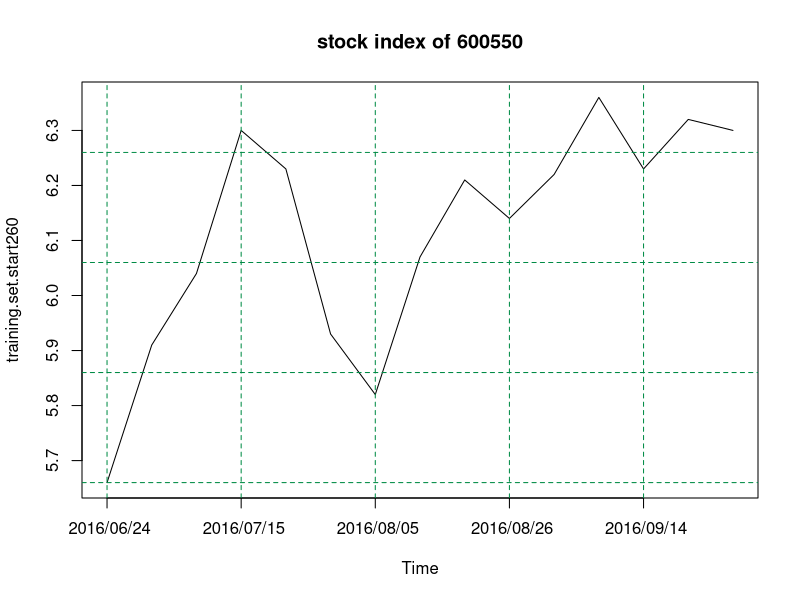
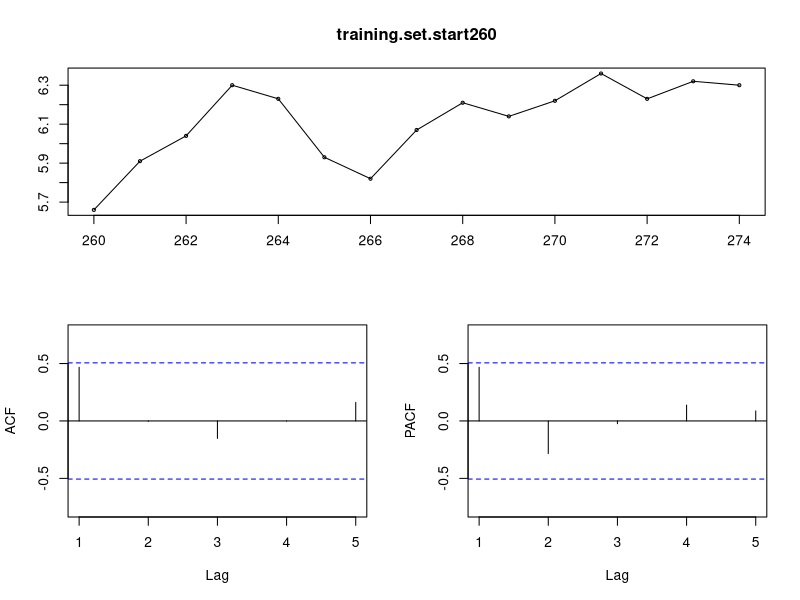
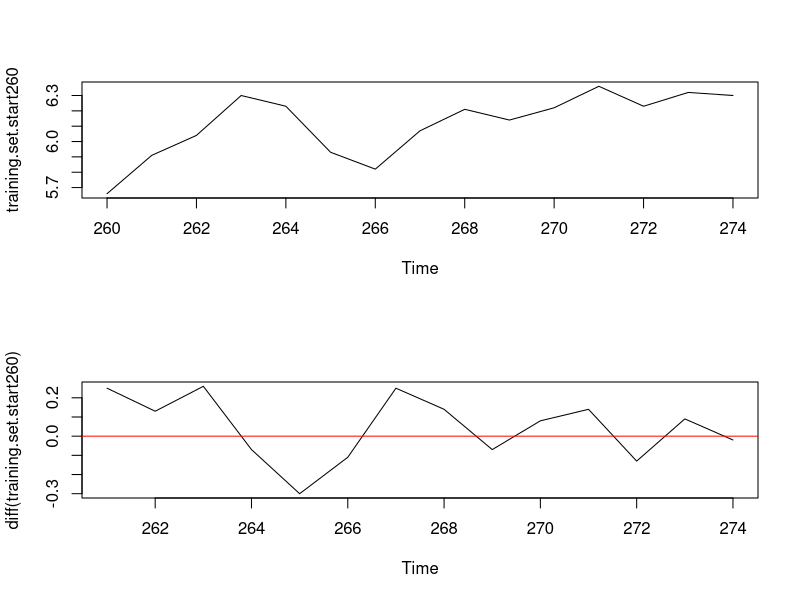
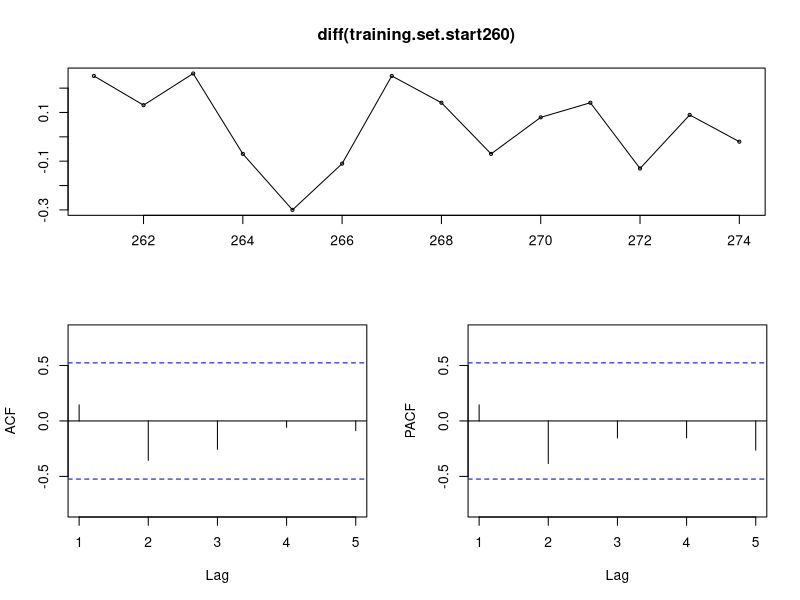
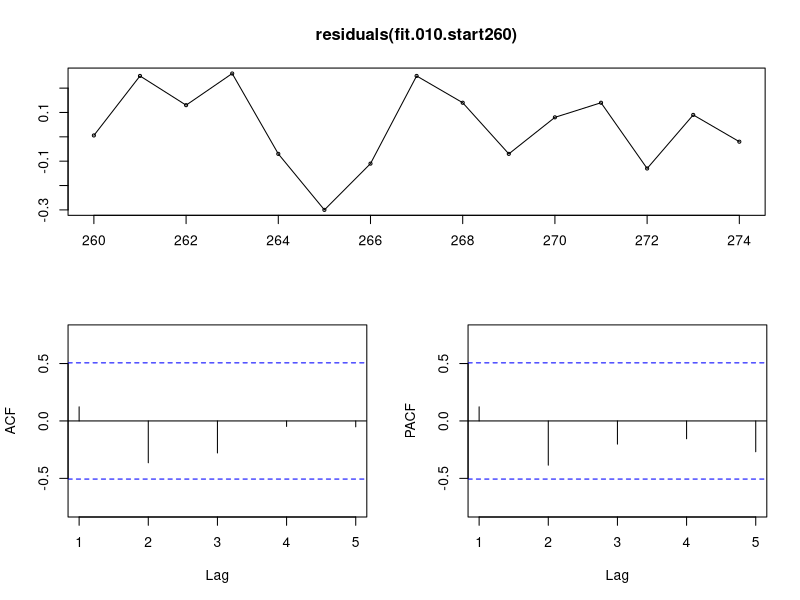

The R script that drew these images, in order: (Note: this script raises an error after producing the figures.)
## ---- chunk 1
suppressMessages(library(forecast))

setwd("d://MyR//stock//")
original.data <- read.csv("600550.csv")
# (original.data)
close.price <- as.ts(original.data[,5])

training.set.start260 <- window(close.price, start = 260, end = 274)
test.set <- window(close.price, start = 275)

training.set.start235 <- window(close.price, start = 235, end = 274)
## ---- chunk 2
# dev.off()
par(mfrow = c(1,1))

# plot(training.set.start260)
plot(training.set.start260, axes = FALSE, main = "stock index of 600550")
axis(1, 
     at = seq(tsp(training.set.start260)[1], tsp(training.set.start260)[2], 3), 
     labels = original.data[seq(tsp(training.set.start260)[1], 
                                tsp(training.set.start260)[2], 3), 1])
axis(2)
box()

abline(v = seq(tsp(training.set.start260)[1], tsp(training.set.start260)[2], 3), 
       col = "springgreen4", 
       lty = "dashed",
       lwd = par("lwd"))

abline(h = seq(min(training.set.start260) - 0.2, 
               max(training.set.start260) + 0.2, 0.2), 
       col = "springgreen4", 
       lty = "dashed",
       lwd = par("lwd"))


## ---- chunk 3

tsdisplay(training.set.start260)
## ---- chunk 4

par(mfrow = c(2,1))
plot(training.set.start260)
plot(diff(training.set.start260))
abline(h = 0, col = "red")
## ---- chunk 5

tsdisplay(diff(training.set.start260))
## ---- chunk 6

##nsdiffs(training.set.start260)
ndiffs(training.set.start260)

## ---- chunk 7

(fit.010.start260 <- Arima(training.set.start260, order = c(0,1,0)))

tsdisplay(residuals(fit.010.start260))
## ---- chunk 8

Box.test(residuals(fit.010.start260), lag=3, fitdf=0)
Box.test(residuals(fit.010.start260), lag=3, fitdf=0, type = "Lj")

## ---- chunk 9
name.aicc <- c("Arima(training.set.start260, order = c(0,1,0))$aicc",
               "Arima(training.set.start260, order = c(0,1,1))$aicc",
               "Arima(training.set.start260, order = c(0,1,2))$aicc",
               "Arima(training.set.start260, order = c(1,1,0))$aicc",
               "Arima(training.set.start260, order = c(1,1,1))$aicc",
               "Arima(training.set.start260, order = c(1,1,2))$aicc",
               "Arima(training.set.start260, order = c(2,1,0))$aicc",
               "Arima(training.set.start260, order = c(2,1,1))$aicc",
               "Arima(training.set.start260, order = c(2,1,2))$aicc",
               
               "Arima(training.set.start260, order = c(0,1,0), include.drift = TRUE)$aicc",
               "Arima(training.set.start260, order = c(0,1,1), include.drift = TRUE)$aicc",
               "Arima(training.set.start260, order = c(0,1,2), include.drift = TRUE)$aicc",
               "Arima(training.set.start260, order = c(1,1,0), include.drift = TRUE)$aicc",
               "Arima(training.set.start260, order = c(1,1,1), include.drift = TRUE)$aicc",
               "Arima(training.set.start260, order = c(1,1,2), include.drift = TRUE)$aicc",
               "Arima(training.set.start260, order = c(2,1,0), include.drift = TRUE)$aicc",
               "Arima(training.set.start260, order = c(2,1,1), include.drift = TRUE)$aicc",
               "Arima(training.set.start260, order = c(2,1,2), include.drift = TRUE)$aicc"
               
)

aicc <- unlist(lapply(lapply(name.aicc, parse, file = "", n = NULL), eval))

name <-  substr(name.aicc, 1, nchar(name.aicc) - 5)

df <- data.frame(name = sub("training.set","",name), 
                 aicc = round(aicc, digits = 3))

(df[order(df$aicc),])

## ---- chunk 10

auto.arima(training.set.start260, stepwise = FALSE, approximation = FALSE)
## ---- chunk 11
# dev.off()
par(mfrow = c(1,1))

plot(residuals(fit.010.start260), axes = FALSE, main = "Arima(0,1,0)")
abline(h = 0, col = "red")
axis(1, 
     at = seq(tsp(training.set.start260)[1], tsp(training.set.start260)[2], 3), 
     labels = original.data[seq(tsp(training.set.start260)[1], 
                                tsp(training.set.start260)[2], 3), 1])
axis(2)
box()
## ---- chunk 12
# dev.off()
par(mfrow = c(1,1))

plot(as.numeric(residuals(fit.010.start260)) ~ as.numeric(fitted(fit.010.start260)), 
     main = "Arima(0,1,0)")
abline(h = 0, col = "red")



## ---- chunk 13
# dev.off()
par(mfrow = c(1,1))

qqnorm(residuals(fit.010.start260), main = "Arima(0,1,0)")
qqline(residuals(fit.010.start260))

## ---- chunk 14
# dev.off()

par(mfrow = c(1,1))


fc.arima.start260 <- forecast(fit.010.start260, h = length(test.set), level = 60)

ylim.upper <- max(c(fc.arima.start260$upper, 
                    fc.arima.start260$x)) + 0.2

ylim.lower <- min(c(fc.arima.start260$lower, 
                    fc.arima.start260$x)) - 0.2


plot(fc.arima.start260, ylim = c(ylim.lower, ylim.upper),
     type = "o", plot.conf = TRUE, shaded = FALSE, pi.col = "purple",
     axes = FALSE, main = "Arima(0,1,0)")
lines(test.set, type = "o",col = "red")

axis(1, at = seq(tsp(training.set.start260)[1], tsp(close.price)[2], 3), 
     labels = original.data[seq(tsp(training.set.start260)[1], tsp(close.price)[2], 3), 1])
axis(2)
box()

abline(v = seq(tsp(training.set.start260)[1], tsp(close.price)[2], 3), 
       col = "springgreen4", 
       lty = "dotted",
       lwd = par("lwd"))

abline(h = seq(ylim.lower, ylim.upper, 0.2), 
       col = "springgreen4", 
       lty = "dotted",
       lwd = par("lwd"))


## ---- chunk 15
# dev.off()
par(mfrow = c(1,1))


# plot(training.set.start260)
plot(training.set.start235, axes = FALSE, main = "stock index of 600550")
axis(1, at = seq(tsp(training.set.start235)[1], tsp(training.set.start235)[2], 5), 
     labels = original.data[seq(tsp(training.set.start235)[1], tsp(training.set.start235)[2], 5), 1])
axis(2)
box()

abline(v = seq(tsp(training.set.start235)[1], tsp(training.set.start235)[2], 5), 
       col = "springgreen4", 
       lty = "dashed",
       lwd = par("lwd"))

abline(h = seq(min(training.set.start235) - 0.1, 
               max(training.set.start235) + 0.1, 0.3), 
       col = "springgreen4", 
       lty = "dashed",
       lwd = par("lwd"))


## ---- chunk 16
tsdisplay(training.set.start235)
## ---- chunk 17
par(mfrow = c(2,1))
plot(training.set.start235)
plot(diff(training.set.start235))
abline(h = 0, col = "red")
## ---- chunk 18
tsdisplay(diff(training.set.start235))
## ---- chunk 19
##nsdiffs(training.set.start235)
ndiffs(training.set.start235)

## ---- chunk 20

(fit.010.start235 <- Arima(training.set.start235, order = c(0,1,0)))

tsdisplay(residuals(fit.010.start235))
## ---- chunk 21

Box.test(residuals(fit.010.start235), lag=8, fitdf=0)
Box.test(residuals(fit.010.start235), lag=8, fitdf=0, type = "Lj")

## ---- chunk 22
name.aicc <- c("Arima(training.set.start235, order = c(0,1,0))$aicc",
               "Arima(training.set.start235, order = c(0,1,1))$aicc",
               "Arima(training.set.start235, order = c(0,1,2))$aicc",
               
               "Arima(training.set.start235, order = c(1,1,0))$aicc",
               "Arima(training.set.start235, order = c(1,1,1))$aicc",
               "Arima(training.set.start235, order = c(1,1,2))$aicc",
               
               "Arima(training.set.start235, order = c(2,1,0))$aicc",
               "Arima(training.set.start235, order = c(2,1,1))$aicc",
               "Arima(training.set.start235, order = c(2,1,2))$aicc",
               
               "Arima(training.set.start235, order = c(0,1,0), include.drift = TRUE)$aicc",
               "Arima(training.set.start235, order = c(0,1,1), include.drift = TRUE)$aicc",
               "Arima(training.set.start235, order = c(0,1,2), include.drift = TRUE)$aicc",
               
               "Arima(training.set.start235, order = c(1,1,0), include.drift = TRUE)$aicc",
               "Arima(training.set.start235, order = c(1,1,1), include.drift = TRUE)$aicc",
               "Arima(training.set.start235, order = c(1,1,2), include.drift = TRUE)$aicc",
               
               "Arima(training.set.start235, order = c(2,1,0), include.drift = TRUE)$aicc",
               "Arima(training.set.start235, order = c(2,1,1), include.drift = TRUE)$aicc",
               "Arima(training.set.start235, order = c(2,1,2), include.drift = TRUE)$aicc"
               
)

aicc <- unlist(lapply(lapply(name.aicc, parse, file = "", n = NULL), eval))

name <-  substr(name.aicc, 1, nchar(name.aicc) - 5)

df <- data.frame(name = sub("training.set","",name), 
                 aicc = round(aicc, digits = 3))

(df[order(df$aicc),])

## ---- chunk 23

auto.arima(training.set.start235,  stepwise = FALSE, approximation = FALSE)

## ---- chunk 24

(fit.011.start235 <- Arima(training.set.start235, order = c(0,1,1)))

tsdisplay(residuals(fit.011.start235))
## ---- chunk 25

Box.test(residuals(fit.011.start235), lag=8, fitdf=1)
Box.test(residuals(fit.011.start235), lag=8, fitdf=1, type = "Lj")

## ---- chunk 26
# dev.off()
par(mfrow = c(1,1))

plot(residuals(fit.011.start235), axes = FALSE, main = "Arima(0,1,1)")
abline(h = 0, col = "red")
axis(1, 
     at = seq(tsp(training.set.start235)[1], tsp(training.set.start235)[2], 5), 
     labels = original.data[seq(tsp(training.set.start235)[1], 
                                tsp(training.set.start235)[2], 5), 1])
axis(2)
box()
## ---- chunk 27
# dev.off()
par(mfrow = c(1,1))

plot(as.numeric(residuals(fit.011.start235)) ~ as.numeric(fitted(fit.011.start235)), 
     main = "Arima(0,1,1)")
abline(h = 0, col = "red")



## ---- chunk 28
# dev.off()
par(mfrow = c(1,1))

qqnorm(residuals(fit.011.start235), main = "Arima(0,1,1)")
qqline(residuals(fit.011.start235))

## ---- chunk 29
# dev.off()

par(mfrow = c(1,1))


fc.arima.start235 <- forecast(fit.011.start235, h = length(test.set), level = 60)

ylim.upper <- max(c(fc.arima.start235$upper, 
                    fc.arima.start235$x)) + 0.1

ylim.lower <- min(c(fc.arima.start235$lower, 
                    fc.arima.start235$x)) - 0.1

plot(fc.arima.start235, ylim = c(ylim.lower, ylim.upper),
     type = "o", plot.conf = TRUE, shaded = FALSE, pi.col = "purple",
     axes = FALSE, main = "Arima(0,1,1)")
lines(test.set, type = "o",col = "red")

axis(1, at = seq(tsp(training.set.start235)[1], tsp(close.price)[2], 5), 
     labels = original.data[seq(tsp(training.set.start235)[1], tsp(close.price)[2], 5), 1])
axis(2)
box()

abline(v = seq(tsp(training.set.start235)[1], tsp(close.price)[2], 5), 
       col = "springgreen4", 
       lty = "dotted",
       lwd = par("lwd"))

abline(h = seq(ylim.lower, ylim.upper, 0.3), 
       col = "springgreen4", 
       lty = "dotted",
       lwd = par("lwd"))


## ---- chunk 30
fit.holt.start260 <- holt(training.set.start260, 
                          h = length(test.set),  
                          level = 60)

df.training.set.comparison <- rbind(accuracy(fit.010.start260),
            accuracy(fit.011.start235),
            accuracy(fit.holt.start260))

row.names(df.training.set.comparison) <- c("Arima(0,1,0) 2016-6", 
                                           "Arima(0,1,1) 2015-12",
                                           "Holt model 2016-6")
print(round(df.training.set.comparison, 3))


## ---- chunk 31

Box.test(residuals(fit.010.start260), lag=3, fitdf=0)
Box.test(residuals(fit.010.start260), lag=3, fitdf=0, type = "Lj")

Box.test(residuals(fit.011.start235), lag=8, fitdf=1)
Box.test(residuals(fit.011.start235), lag=8, fitdf=1, type = "Lj")

Box.test(residuals(fit.holt.start260), lag=3, fitdf=2)
Box.test(residuals(fit.holt.start260), lag=3, fitdf=2, type = "Lj")
## ---- chunk 32
# dev.off()
par(mfrow = c(1,3))

plot(as.numeric(residuals(fit.010.start260)) ~ as.numeric(fitted(fit.010.start260)), 
     main = "Arima(0,1,0) model for data between 2016-6 and 2016-9")
abline(h = 0, col = "red")

plot(as.numeric(residuals(fit.011.start235)) ~ as.numeric(fitted(fit.011.start235)), 
     main = "Arima(0,1,1) model for data between 2015-12 and 2016-9")
abline(h = 0, col = "red")

plot(as.numeric(residuals(fit.holt.start260)) ~ as.numeric(fitted(fit.holt.start260)), 
     main = "Holt model for data between 2016-6 and 2016-9")
abline(h = 0, col = "red")

## ---- chunk 33
# dev.off()
par(mfrow = c(1,3))

qqnorm(residuals(fit.010.start260), main = "Arima(0,1,0) model for data between 2016-6 and 2016-9")
qqline(residuals(fit.010.start260))

qqnorm(residuals(fit.011.start235), main = "Arima(0,1,1) model for data between 2015-12 and 2016-9")
qqline(residuals(fit.011.start235))

qqnorm(residuals(fit.holt.start260), main = "Holt model for data between 2016-6 and 2016-9")
qqline(residuals(fit.holt.start260))

## ---- chunk 34
df.test.set.comparison <- rbind(
        accuracy(forecast(fit.010.start260, h = length(test.set)), test.set)[2,],
        accuracy(forecast(fit.011.start235, h = length(test.set)), test.set)[2,],
        accuracy(forecast(fit.holt.start260, h = length(test.set)), test.set)[2,])

row.names(df.test.set.comparison) <- c("Arima(0,1,0) 2016-6", 
                                       "Arima(0,1,1) 2015-12",
                                       "Holt model 2016-6")
print(round(df.test.set.comparison, 3))


## ---- chunk 35
# dev.off()

ylim.upper.comparison <- max(c(fc.arima.start235$upper, 
                    fc.arima.start235$x,
                    fc.arima.start260$upper,
                    fit.holt.start260$upper)) + 0.1

ylim.lower.comparison <- min(c(fc.arima.start235$lower, 
                    fc.arima.start235$x,
                    fc.arima.start260$lower,
                    fit.holt.start260$lower)) - 0.1


par(mfrow = c(1,3))


plot(fc.arima.start260, 
     ylim = c(ylim.lower.comparison, ylim.upper.comparison),
     type = "o", plot.conf = TRUE, shaded = FALSE, pi.col = "purple",
     axes = FALSE, main = "Arima(0,1,0) model for data between 2016-6 and 2016-9")
lines(test.set, col = "red")

axis(1, at = seq(tsp(training.set.start260)[1], length(close.price), 5), 
     labels = FALSE)

text(seq(tsp(training.set.start260)[1], length(close.price), 5), 
     par("usr")[3] - 0.1, 
     labels = original.data[seq(tsp(training.set.start260)[1], length(close.price), 5), 1], 
     srt = 45, 
     pos = 1, 
     xpd = TRUE)

axis(2)
box()

abline(v = seq(tsp(training.set.start260)[1], length(close.price), 5), 
       col = "springgreen4", 
       lty = "dotted",
       lwd = par("lwd"))

abline(h = seq(ylim.lower.comparison, ylim.upper.comparison, 0.5), 
       col = "springgreen4", 
       lty = "dotted",
       lwd = par("lwd"))



###"Arima(0,1,1) model for data between 2015-12 and 2016-9"
plot(fc.arima.start235, 
     ylim = c(ylim.lower.comparison, ylim.upper.comparison),
     type = "o", plot.conf = TRUE, shaded = FALSE, pi.col = "purple",
     axes = FALSE, main = "Arima(0,1,1) model for data between 2015-12 and 2016-9")
lines(test.set, col = "red")
axis(1, at = seq(tsp(training.set.start235)[1], length(close.price), 5), 
     labels = FALSE)

text(seq(tsp(training.set.start235)[1], length(close.price), 5), 
     par("usr")[3] - 0.1, 
     labels = original.data[seq(tsp(training.set.start235)[1], length(close.price), 5), 1], 
     srt = 45, 
     pos = 1, 
     xpd = TRUE)


axis(2)
box()

abline(v = seq(tsp(training.set.start235)[1], length(close.price), 5), 
       col = "springgreen4", 
       lty = "dotted",
       lwd = par("lwd"))

abline(h = seq(ylim.lower.comparison, ylim.upper.comparison, 0.5), 
       col = "springgreen4", 
       lty = "dotted",
       lwd = par("lwd"))

###"Holt model for data between 2016-6 and 2016-9"

plot(fit.holt.start260, 
     ylim = c(ylim.lower.comparison, ylim.upper.comparison),
     type = "o", plot.conf = TRUE, shaded = FALSE, pi.col = "purple",
     axes = FALSE, main = "Holt model for data between 2016-6 and 2016-9")
lines(test.set, col = "red")

axis(1, at = seq(tsp(training.set.start260)[1], length(close.price), 5), 
     labels = FALSE)

text(seq(tsp(training.set.start260)[1], length(close.price), 5), 
     par("usr")[3] - 0.1, 
     labels = original.data[seq(tsp(training.set.start260)[1], length(close.price), 5), 1], 
     srt = 45, 
     pos = 1, 
     xpd = TRUE)

axis(2)
box()

abline(v = seq(tsp(training.set.start260)[1], length(close.price), 5), 
       col = "springgreen4", 
       lty = "dotted",
       lwd = par("lwd"))

abline(h = seq(ylim.lower.comparison, ylim.upper.comparison, 0.5), 
       col = "springgreen4", 
       lty = "dotted",
       lwd = par("lwd"))


## ---- chunk 36

review.length <- 5

refined.training.set.last5weeks <- 
        window(close.price, start = 260, end = length(close.price) - review.length)

refined.test.set.last5weeks <- 
        window(close.price, start = length(close.price) - review.length + 1)

## ---- chunk 37
tsdisplay(refined.training.set.last5weeks)
## ---- chunk 38

par(mfrow = c(2,1))
plot(refined.training.set.last5weeks)
plot(diff(refined.training.set.last5weeks))
abline(h = 0, col = "red")
## ---- chunk 39

tsdisplay(diff(refined.training.set.last5weeks))
## ---- chunk 40

##nsdiffs(refined.training.set.last5weeks)
ndiffs(refined.training.set.last5weeks)

## ---- chunk 41

(fit.010.last5weeks <- Arima(refined.training.set.last5weeks, order = c(0,1,0)))

tsdisplay(residuals(fit.010.last5weeks))

## ---- chunk 42

Box.test(residuals(fit.010.last5weeks), lag=4, fitdf=0)
Box.test(residuals(fit.010.last5weeks), lag=4, fitdf=0, type = "Lj")

## ---- chunk 43
name.aicc <- c("Arima(refined.training.set.last5weeks, order = c(0,1,0))$aicc",
               "Arima(refined.training.set.last5weeks, order = c(0,1,1))$aicc",
               "Arima(refined.training.set.last5weeks, order = c(0,1,2))$aicc",
               "Arima(refined.training.set.last5weeks, order = c(0,1,3))$aicc",
               
               "Arima(refined.training.set.last5weeks, order = c(1,1,0))$aicc",
               "Arima(refined.training.set.last5weeks, order = c(1,1,1))$aicc",
               "Arima(refined.training.set.last5weeks, order = c(1,1,2))$aicc",
               "Arima(refined.training.set.last5weeks, order = c(1,1,3))$aicc",
               
               "Arima(refined.training.set.last5weeks, order = c(2,1,0))$aicc",
               "Arima(refined.training.set.last5weeks, order = c(2,1,1))$aicc",
               "Arima(refined.training.set.last5weeks, order = c(2,1,2))$aicc",
               "Arima(refined.training.set.last5weeks, order = c(2,1,3))$aicc",
               
               "Arima(refined.training.set.last5weeks, order = c(3,1,0))$aicc",
               "Arima(refined.training.set.last5weeks, order = c(3,1,1))$aicc",
               "Arima(refined.training.set.last5weeks, order = c(3,1,2))$aicc",
               "Arima(refined.training.set.last5weeks, order = c(3,1,3))$aicc",
               
               "Arima(refined.training.set.last5weeks, order = c(0,1,0), include.drift = TRUE)$aicc",
               "Arima(refined.training.set.last5weeks, order = c(0,1,1), include.drift = TRUE)$aicc",
               "Arima(refined.training.set.last5weeks, order = c(0,1,2), include.drift = TRUE)$aicc",
               "Arima(refined.training.set.last5weeks, order = c(0,1,3), include.drift = TRUE)$aicc",
               
               "Arima(refined.training.set.last5weeks, order = c(1,1,0), include.drift = TRUE)$aicc",
               "Arima(refined.training.set.last5weeks, order = c(1,1,1), include.drift = TRUE)$aicc",
               "Arima(refined.training.set.last5weeks, order = c(1,1,2), include.drift = TRUE)$aicc",
               "Arima(refined.training.set.last5weeks, order = c(1,1,3), include.drift = TRUE)$aicc",
               
               "Arima(refined.training.set.last5weeks, order = c(2,1,0), include.drift = TRUE)$aicc",
               "Arima(refined.training.set.last5weeks, order = c(2,1,1), include.drift = TRUE)$aicc",
               "Arima(refined.training.set.last5weeks, order = c(2,1,2), include.drift = TRUE)$aicc",
               "Arima(refined.training.set.last5weeks, order = c(2,1,3), include.drift = TRUE)$aicc",
               
               "Arima(refined.training.set.last5weeks, order = c(3,1,0), include.drift = TRUE)$aicc",
               "Arima(refined.training.set.last5weeks, order = c(3,1,1), include.drift = TRUE)$aicc",
               "Arima(refined.training.set.last5weeks, order = c(3,1,2), include.drift = TRUE)$aicc",
               "Arima(refined.training.set.last5weeks, order = c(3,1,3), include.drift = TRUE)$aicc"
)

aicc <- unlist(lapply(lapply(name.aicc, parse, file = "", n = NULL), eval))

name <-  substr(name.aicc, 1, nchar(name.aicc) - 5)

df <- data.frame(name = sub("refined.training.set","",name), 
                 aicc = round(aicc, digits = 3))

(df[order(df$aicc),])

## ---- chunk 44

auto.arima(refined.training.set.last5weeks, stepwise = FALSE, approximation = FALSE)
                       
## ---- chunk 45
# dev.off()
par(mfrow = c(1,1))

plot(residuals(fit.010.last5weeks), axes = FALSE, main = "Arima(0,1,0)")
abline(h = 0, col = "red")
axis(1, 
     at = seq(tsp(refined.training.set.last5weeks)[1], tsp(refined.training.set.last5weeks)[2], 5), 
     labels = original.data[seq(tsp(refined.training.set.last5weeks)[1], 
                                tsp(refined.training.set.last5weeks)[2], 5), 1])
axis(2)
box()
## ---- chunk 46
# dev.off()
par(mfrow = c(1,1))

plot(as.numeric(residuals(fit.010.last5weeks)) ~ as.numeric(fitted(fit.010.last5weeks)), 
     main = "Arima(0,1,0)")
abline(h = 0, col = "red")



## ---- chunk 47
# dev.off()
par(mfrow = c(1,1))

qqnorm(residuals(fit.010.last5weeks), main = "Arima(0,1,0)")
qqline(residuals(fit.010.last5weeks))

## ---- chunk 48
refined.fc.arima.last5weeks <- forecast(fit.010.last5weeks, #h = 70, 
                          h = review.length,  
                          level = c(80,95))


ylim.upper.last5weeks <- max(c(refined.fc.arima.last5weeks$upper, 
                    refined.fc.arima.last5weeks$x)) + 0.1


ylim.lower.last5weeks <- min(c(refined.fc.arima.last5weeks$lower, 
                    refined.fc.arima.last5weeks$x)) - 0.1

plot(refined.fc.arima.last5weeks, 
     ylim = c(ylim.lower.last5weeks, ylim.upper.last5weeks),
     type = "o", plot.conf = TRUE, shaded = TRUE, 
     fcol = "red", pi.col = "red",
     axes = FALSE, main = "Forecast for the last 5 weeks using Arima(0,1,0) model")

lines(fitted(refined.fc.arima.last5weeks), col = "red")

lines(window(close.price, start = tsp(refined.training.set.last5weeks)[1]), 
      type = "o")

axis(1, at = seq(tsp(refined.training.set.last5weeks)[1], length(close.price), 5), 
     labels = original.data[seq(tsp(refined.training.set.last5weeks)[1], length(close.price), 5), 1])
axis(2)
box()

abline(v = seq(tsp(refined.fc.arima.last5weeks$x)[1], length(close.price), 5), 
       col = "springgreen4", 
       lty = "dotted",
       lwd = par("lwd"))

abline(h = seq(ylim.lower.last5weeks, ylim.upper.last5weeks, 0.3), 
       col = "springgreen4", 
       lty = "dotted",
       lwd = par("lwd"))


summary(refined.fc.arima.last5weeks)

## ---- chunk 49

refined.dataset.last.week <- window(close.price, start = 260, end = length(close.price) - 1)

## ---- chunk 50

tsdisplay(refined.dataset.last.week)
## ---- chunk 51

par(mfrow = c(2,1))
plot(refined.dataset.last.week)
plot(diff(refined.dataset.last.week))
abline(h = 0, col = "red")
## ---- chunk 52

tsdisplay(diff(refined.dataset.last.week))
## ---- chunk 53

##nsdiffs(refined.dataset.last.week)
ndiffs(refined.dataset.last.week)

## ---- chunk 54

(fit.010.start260.last.week <- Arima(refined.dataset.last.week, order = c(0,1,0)))

tsdisplay(residuals(fit.010.start260.last.week))
## ---- chunk 55

Box.test(residuals(fit.010.start260.last.week), lag=4, fitdf=0)
Box.test(residuals(fit.010.start260.last.week), lag=4, fitdf=0, type = "Lj")

## ---- chunk 56
name.aicc <- c("Arima(refined.dataset.last.week, order = c(0,1,0))$aicc",
               "Arima(refined.dataset.last.week, order = c(0,1,1))$aicc",
               "Arima(refined.dataset.last.week, order = c(0,1,2))$aicc",
               "Arima(refined.dataset.last.week, order = c(0,1,3))$aicc",
               
               "Arima(refined.dataset.last.week, order = c(1,1,0))$aicc",
               "Arima(refined.dataset.last.week, order = c(1,1,1))$aicc",
               "Arima(refined.dataset.last.week, order = c(1,1,2))$aicc",
               "Arima(refined.dataset.last.week, order = c(1,1,3))$aicc",
               
               "Arima(refined.dataset.last.week, order = c(2,1,0))$aicc",
               "Arima(refined.dataset.last.week, order = c(2,1,1))$aicc",
               "Arima(refined.dataset.last.week, order = c(2,1,2))$aicc",
               "Arima(refined.dataset.last.week, order = c(2,1,3))$aicc",
               
               "Arima(refined.dataset.last.week, order = c(3,1,0))$aicc",
               "Arima(refined.dataset.last.week, order = c(3,1,1))$aicc",
               "Arima(refined.dataset.last.week, order = c(3,1,2))$aicc",
               "Arima(refined.dataset.last.week, order = c(3,1,3))$aicc",
               
               "Arima(refined.dataset.last.week, order = c(0,1,0), include.drift = TRUE)$aicc",
               "Arima(refined.dataset.last.week, order = c(0,1,1), include.drift = TRUE)$aicc",
               "Arima(refined.dataset.last.week, order = c(0,1,2), include.drift = TRUE)$aicc",
               "Arima(refined.dataset.last.week, order = c(0,1,3), include.drift = TRUE)$aicc",
               
               "Arima(refined.dataset.last.week, order = c(1,1,0), include.drift = TRUE)$aicc",
               "Arima(refined.dataset.last.week, order = c(1,1,1), include.drift = TRUE)$aicc",
               "Arima(refined.dataset.last.week, order = c(1,1,2), include.drift = TRUE)$aicc",
               "Arima(refined.dataset.last.week, order = c(1,1,3), include.drift = TRUE)$aicc",
               
               "Arima(refined.dataset.last.week, order = c(2,1,0), include.drift = TRUE)$aicc",
               "Arima(refined.dataset.last.week, order = c(2,1,1), include.drift = TRUE)$aicc",
               "Arima(refined.dataset.last.week, order = c(2,1,2), include.drift = TRUE)$aicc",
               "Arima(refined.dataset.last.week, order = c(2,1,3), include.drift = TRUE)$aicc",
               
               "Arima(refined.dataset.last.week, order = c(3,1,0), include.drift = TRUE)$aicc",
               "Arima(refined.dataset.last.week, order = c(3,1,1), include.drift = TRUE)$aicc",
               "Arima(refined.dataset.last.week, order = c(3,1,2), include.drift = TRUE)$aicc",
               "Arima(refined.dataset.last.week, order = c(3,1,3), include.drift = TRUE)$aicc"
               
)

aicc <- unlist(lapply(lapply(name.aicc, parse, file = "", n = NULL), eval))

name <-  substr(name.aicc, 1, nchar(name.aicc) - 5)

df <- data.frame(name = sub("refined.dataset","",name), 
                 aicc = round(aicc, digits = 3))

(df[order(df$aicc),])

## ---- chunk 57

auto.arima(refined.dataset.last.week, stepwise = FALSE, approximation = FALSE)
## ---- chunk 58

(fit.211.start260.last.week <- 
         Arima(refined.dataset.last.week, order = c(2,1,1), include.drift = TRUE))

tsdisplay(residuals(fit.211.start260.last.week))

## ---- chunk 59

(fit.010.start260.last.week <- Arima(refined.dataset.last.week, order = c(0,1,0)))


tsdisplay(residuals(fit.010.start260.last.week))

## ---- chunk 60

Box.test(residuals(fit.211.start260.last.week), lag=4, fitdf=3)
Box.test(residuals(fit.211.start260.last.week), lag=4, fitdf=3, type = "Lj")

## ---- chunk 61

Box.test(residuals(fit.010.start260.last.week), lag=4, fitdf=0)
Box.test(residuals(fit.010.start260.last.week), lag=4, fitdf=0, type = "Lj")

## ---- chunk 62
# dev.off()
par(mfrow = c(1,2))

plot(residuals(fit.211.start260.last.week), axes = FALSE, main = "Arima(2,1,1)")
abline(h = 0, col = "red")
axis(1, 
     at = seq(tsp(refined.dataset.last.week)[1], tsp(refined.dataset.last.week)[2], 5), 
     labels = original.data[seq(tsp(refined.dataset.last.week)[1], 
                                tsp(refined.dataset.last.week)[2], 5), 1])
axis(2)
box()

plot(residuals(fit.010.start260.last.week), axes = FALSE, main = "Arima(0,1,0)")
abline(h = 0, col = "red")
axis(1, 
     at = seq(tsp(refined.dataset.last.week)[1], tsp(refined.dataset.last.week)[2], 5), 
     labels = original.data[seq(tsp(refined.dataset.last.week)[1], 
                                tsp(refined.dataset.last.week)[2], 5), 1])
axis(2)
box()
## ---- chunk 63
# dev.off()
par(mfrow = c(1,2))

plot(as.numeric(residuals(fit.211.start260.last.week)) ~ as.numeric(fitted(fit.211.start260.last.week)), 
     main = "Arima(2,1,1)")
abline(h = 0, col = "red")

plot(as.numeric(residuals(fit.010.start260.last.week)) ~ as.numeric(fitted(fit.010.start260.last.week)), 
     main = "Arima(0,1,0)")
abline(h = 0, col = "red")


## ---- chunk 64
# dev.off()
par(mfrow = c(1,2))

qqnorm(residuals(fit.211.start260.last.week), main = "Arima(2,1,1)")
qqline(residuals(fit.211.start260.last.week))

qqnorm(residuals(fit.010.start260.last.week), main = "Arima(0,1,0)")
qqline(residuals(fit.010.start260.last.week))

## ---- chunk 65
refined.fc.arima.211.last.week <- forecast(fit.211.start260.last.week, 
                          h = 1,  
                          level = 80)

refined.fc.arima.010.last.week <- forecast(fit.010.start260.last.week, 
                          h = 1,  
                          level = 80)

ylim.upper <- max(c(refined.fc.arima.211.last.week$upper, 
                    refined.fc.arima.211.last.week$x,
                    refined.fc.arima.010.last.week$upper)) + 0.1


ylim.lower <- min(c(refined.fc.arima.211.last.week$lower, 
                    refined.fc.arima.211.last.week$x,
                    refined.fc.arima.010.last.week$lower)) - 0.1

par(mfrow = c(1,2))

plot(refined.fc.arima.211.last.week, ylim = c(ylim.lower, ylim.upper),
     type = "o", plot.conf = TRUE, shaded = FALSE, 
     fcol = "red", pi.col = "red",
     axes = FALSE, main = "Forecast for last week using Arima(2,1,1) model")

lines(fitted(refined.fc.arima.211.last.week), col = "red")

lines(window(close.price, start = tsp(refined.dataset.last.week)[1]), 
      type = "o")

axis(1, at = seq(tsp(refined.fc.arima.211.last.week$x)[1], length(close.price), 5), 
     labels = original.data[seq(tsp(refined.fc.arima.211.last.week$x)[1], length(close.price), 5), 1])
axis(2)
box()

abline(v = seq(tsp(refined.fc.arima.211.last.week$x)[1], length(close.price), 5), 
       col = "springgreen4", 
       lty = "dotted",
       lwd = par("lwd"))

abline(h = seq(ylim.lower, ylim.upper, 0.3), 
       col = "springgreen4", 
       lty = "dotted",
       lwd = par("lwd"))


summary(refined.fc.arima.211.last.week)

plot(refined.fc.arima.010.last.week, ylim = c(ylim.lower, ylim.upper),
     type = "o", plot.conf = TRUE, shaded = FALSE, 
     fcol = "red", pi.col = "red",
     axes = FALSE, main = "Forecast for last week using Arima(0,1,0) model")

lines(fitted(refined.fc.arima.010.last.week), col = "red")

lines(window(close.price, start = tsp(refined.dataset.last.week)[1]), 
      type = "o")

axis(1, at = seq(tsp(refined.fc.arima.010.last.week$x)[1], length(close.price), 5), 
     labels = original.data[seq(tsp(refined.fc.arima.010.last.week$x)[1], length(close.price), 5), 1])
axis(2)
box()

abline(v = seq(tsp(refined.fc.arima.010.last.week$x)[1], length(close.price), 5), 
       col = "springgreen4", 
       lty = "dotted",
       lwd = par("lwd"))

abline(h = seq(ylim.lower, ylim.upper, 0.3), 
       col = "springgreen4", 
       lty = "dotted",
       lwd = par("lwd"))


summary(refined.fc.arima.010.last.week)


## ---- chunk 66

refined.dataset <- window(close.price, start = 260) 

tsdisplay(refined.dataset)
## ---- chunk 67

par(mfrow = c(2,1))
plot(refined.dataset)
plot(diff(refined.dataset))
abline(h = 0, col = "red")
## ---- chunk 68

tsdisplay(diff(refined.dataset))
## ---- chunk 69

##nsdiffs(refined.dataset)
ndiffs(refined.dataset)

## ---- chunk 70

(fit.012.start260.endfinal <- Arima(refined.dataset, order = c(0,1,2)))

tsdisplay(residuals(fit.012.start260.endfinal))
## ---- chunk 71

Box.test(residuals(fit.012.start260.endfinal), lag=4, fitdf=2)
Box.test(residuals(fit.012.start260.endfinal), lag=4, fitdf=2, type = "Lj")

## ---- chunk 72
name.aicc <- c("Arima(refined.dataset, order = c(0,1,0))$aicc",
               "Arima(refined.dataset, order = c(0,1,1))$aicc",
               "Arima(refined.dataset, order = c(0,1,2))$aicc",
               "Arima(refined.dataset, order = c(0,1,3))$aicc",
               
               "Arima(refined.dataset, order = c(1,1,0))$aicc",
               "Arima(refined.dataset, order = c(1,1,1))$aicc",
               "Arima(refined.dataset, order = c(1,1,2))$aicc",
               "Arima(refined.dataset, order = c(1,1,3))$aicc",
               
               "Arima(refined.dataset, order = c(2,1,0))$aicc",
               "Arima(refined.dataset, order = c(2,1,1))$aicc",
               "Arima(refined.dataset, order = c(2,1,2))$aicc",
               "Arima(refined.dataset, order = c(2,1,3))$aicc",
               
               "Arima(refined.dataset, order = c(3,1,0))$aicc",
               "Arima(refined.dataset, order = c(3,1,1))$aicc",
               "Arima(refined.dataset, order = c(3,1,2))$aicc",
               "Arima(refined.dataset, order = c(3,1,3))$aicc",
               
               "Arima(refined.dataset, order = c(0,1,0), include.drift = TRUE)$aicc",
               "Arima(refined.dataset, order = c(0,1,1), include.drift = TRUE)$aicc",
               "Arima(refined.dataset, order = c(0,1,2), include.drift = TRUE)$aicc",
               "Arima(refined.dataset, order = c(0,1,3), include.drift = TRUE)$aicc",
               
               "Arima(refined.dataset, order = c(1,1,0), include.drift = TRUE)$aicc",
               "Arima(refined.dataset, order = c(1,1,1), include.drift = TRUE)$aicc",
               "Arima(refined.dataset, order = c(1,1,2), include.drift = TRUE)$aicc",
               "Arima(refined.dataset, order = c(1,1,3), include.drift = TRUE)$aicc",
               
               "Arima(refined.dataset, order = c(2,1,0), include.drift = TRUE)$aicc",
               "Arima(refined.dataset, order = c(2,1,1), include.drift = TRUE)$aicc",
               "Arima(refined.dataset, order = c(2,1,2), include.drift = TRUE)$aicc",
               "Arima(refined.dataset, order = c(2,1,3), include.drift = TRUE)$aicc",
               
               "Arima(refined.dataset, order = c(3,1,0), include.drift = TRUE)$aicc",
               "Arima(refined.dataset, order = c(3,1,1), include.drift = TRUE)$aicc",
               "Arima(refined.dataset, order = c(3,1,2), include.drift = TRUE)$aicc",
               "Arima(refined.dataset, order = c(3,1,3), include.drift = TRUE)$aicc"
               
)

aicc <- unlist(lapply(lapply(name.aicc, parse, file = "", n = NULL), eval))

name <-  substr(name.aicc, 1, nchar(name.aicc) - 5)

df <- data.frame(name = sub("refined.dataset","",name), 
                 aicc = round(aicc, digits = 3))

(df[order(df$aicc),])

## ---- chunk 73

auto.arima(refined.dataset, stepwise = FALSE, approximation = FALSE)

## ---- chunk 74

(fit.211.start260.endfinal <- Arima(refined.dataset, order = c(2,1,1), include.drift = TRUE))

tsdisplay(residuals(fit.211.start260.endfinal))
## ---- chunk 75

(fit.010.start260.endfinal <- Arima(refined.dataset, order = c(0,1,0)))

tsdisplay(residuals(fit.010.start260.endfinal))
## ---- chunk 76

Box.test(residuals(fit.211.start260.endfinal), lag=4, fitdf=3)
Box.test(residuals(fit.211.start260.endfinal), lag=4, fitdf=3, type = "Lj")

## ---- chunk 77

Box.test(residuals(fit.010.start260.endfinal), lag=4, fitdf=0)
Box.test(residuals(fit.010.start260.endfinal), lag=4, fitdf=0, type = "Lj")

## ---- chunk 78
# dev.off()
par(mfrow = c(1,2))

plot(residuals(fit.211.start260.endfinal), axes = FALSE, main = "Arima(2,1,1)")
abline(h = 0, col = "red")
axis(1, 
     at = seq(tsp(refined.dataset)[1], tsp(refined.dataset)[2], 5), 
     labels = original.data[seq(tsp(refined.dataset)[1], 
                                tsp(refined.dataset)[2], 5), 1])
axis(2)
box()

plot(residuals(fit.010.start260.endfinal), axes = FALSE, main = "Arima(0,1,0)")
abline(h = 0, col = "red")
axis(1, 
     at = seq(tsp(refined.dataset)[1], tsp(refined.dataset)[2], 5), 
     labels = original.data[seq(tsp(refined.dataset)[1], 
                                tsp(refined.dataset)[2], 5), 1])
axis(2)
box()
## ---- chunk 79
# dev.off()
par(mfrow = c(1,2))

plot(as.numeric(residuals(fit.211.start260.endfinal)) ~ as.numeric(fitted(fit.211.start260.endfinal)), 
     main = "Arima(2,1,1)")
abline(h = 0, col = "red")

plot(as.numeric(residuals(fit.010.start260.endfinal)) ~ as.numeric(fitted(fit.010.start260.endfinal)), 
     main = "Arima(0,1,0)")
abline(h = 0, col = "red")


## ---- chunk 80
# dev.off()
par(mfrow = c(1,2))

qqnorm(residuals(fit.211.start260.endfinal), main = "Arima(2,1,1)")
qqline(residuals(fit.211.start260.endfinal))

qqnorm(residuals(fit.010.start260.endfinal), main = "Arima(0,1,0)")
qqline(residuals(fit.010.start260.endfinal))
## ---- chunk 81

prediction.length <- 3

refined.fc.arima.211.next3weeks <- forecast(fit.211.start260.endfinal, 
                          h = prediction.length,  
                          level = 80)

refined.fc.arima.010.next3weeks <- forecast(fit.010.start260.endfinal, 
                          h = prediction.length,  
                          level = 80)

ylim.upper.next3weeks <- max(c(refined.fc.arima.211.next3weeks$upper, 
                    refined.fc.arima.211.next3weeks$x,
                    refined.fc.arima.010.next3weeks$upper)) + 0.1


ylim.lower.next3weeks <- min(c(refined.fc.arima.211.next3weeks$lower, 
                    refined.fc.arima.211.next3weeks$x,
                    refined.fc.arima.010.next3weeks$lower)) - 0.1

par(mfrow = c(1,2))
plot(refined.fc.arima.211.next3weeks, 
     ylim = c(ylim.lower.next3weeks, ylim.upper.next3weeks),
     type = "o", plot.conf = TRUE, shaded = FALSE, 
     fcol = "red", pi.col = "red",
     axes = FALSE, main = "Forecast for the next 3 weeks using Arima(2,1,1) model")

lines(fitted(refined.fc.arima.211.next3weeks), col = "red")

axis(1, at = seq(tsp(refined.fc.arima.211.next3weeks$x)[1], length(close.price), 5), 
     labels = original.data[seq(tsp(refined.fc.arima.211.next3weeks$x)[1], length(close.price), 5), 1])
axis(2)
box()

abline(v = seq(tsp(refined.fc.arima.211.next3weeks$x)[1], length(close.price), 5), 
       col = "springgreen4", 
       lty = "dotted",
       lwd = par("lwd"))

abline(h = seq(ylim.lower.next3weeks, ylim.upper.next3weeks, 0.3), 
       col = "springgreen4", 
       lty = "dotted",
       lwd = par("lwd"))


summary(refined.fc.arima.211.next3weeks)

plot(refined.fc.arima.010.next3weeks, 
     ylim = c(ylim.lower.next3weeks, ylim.upper.next3weeks),
     type = "o", plot.conf = TRUE, shaded = FALSE, 
     fcol = "red", pi.col = "red",
     axes = FALSE, main = "Forecast for the next 3 weeks using Arima(0,1,0) model")

lines(fitted(refined.fc.arima.010.next3weeks), col = "red")

axis(1, at = seq(tsp(refined.fc.arima.010.next3weeks$x)[1], length(close.price), 5), 
     labels = original.data[seq(tsp(refined.fc.arima.010.next3weeks$x)[1], length(close.price), 5), 1])
axis(2)
box()

abline(v = seq(tsp(refined.fc.arima.010.next3weeks$x)[1], length(close.price), 5), 
       col = "springgreen4", 
       lty = "dotted",
       lwd = par("lwd"))

abline(h = seq(ylim.lower.next3weeks, ylim.upper.next3weeks, 0.3), 
       col = "springgreen4", 
       lty = "dotted",
       lwd = par("lwd"))


summary(refined.fc.arima.010.next3weeks)
